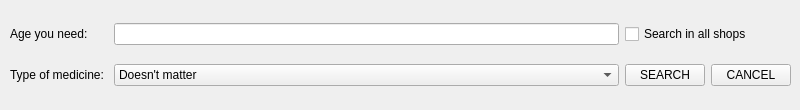
    <widget class="QWidget" name="by_age">
     <widget class="QWidget" name="gridLayoutWidget_13">
      <property name="geometry">
       <rect>
        <x>10</x>
        <y>10</y>
        <width>781</width>
        <height>91</height>
       </rect>
      </property>
      <layout class="QGridLayout" name="gridLayout_13">
       <item row="1" column="0">
        <widget class="QLabel" name="label_58">
         <property name="text">
          <string>Type of medicine: </string>
         </property>
        </widget>
       </item>
       <item row="1" column="1">
        <widget class="QComboBox" name="type_product_2">
         <item>
          <property name="text">
           <string>Doesn't matter</string>
          </property>
         </item>
         <item>
          <property name="text">
           <string>Vitamins</string>
          </property>
         </item>
         <item>
          <property name="text">
           <string>Antibiotic</string>
          </property>
         </item>
         <item>
          <property name="text">
           <string>Antipyretic</string>
          </property>
         </item>
        </widget>
       </item>
       <item row="0" column="0">
        <widget class="QLabel" name="label_57">
         <property name="text">
          <string>Age you need: </string>
         </property>
        </widget>
       </item>
       <item row="0" column="1">
        <widget class="QLineEdit" name="age_search"/>
       </item>
       <item row="0" column="2">
        <widget class="QCheckBox" name="where_search_2">
         <property name="text">
          <string>Search in all shops</string>
         </property>
        </widget>
       </item>
       <item row="1" column="2">
        <layout class="QHBoxLayout" name="horizontalLayout_8">
         <item>
          <widget class="QPushButton" name="search_firm_medicine">
           <property name="text">
            <string>SEARCH</string>
           </property>
          </widget>
         </item>
         <item>
          <widget class="QPushButton" name="cancel_search_2">
           <property name="text">
            <string>CANCEL</string>
           </property>
          </widget>
         </item>
        </layout>
       </item>
      </layout>
     </widget>
    </widget>
